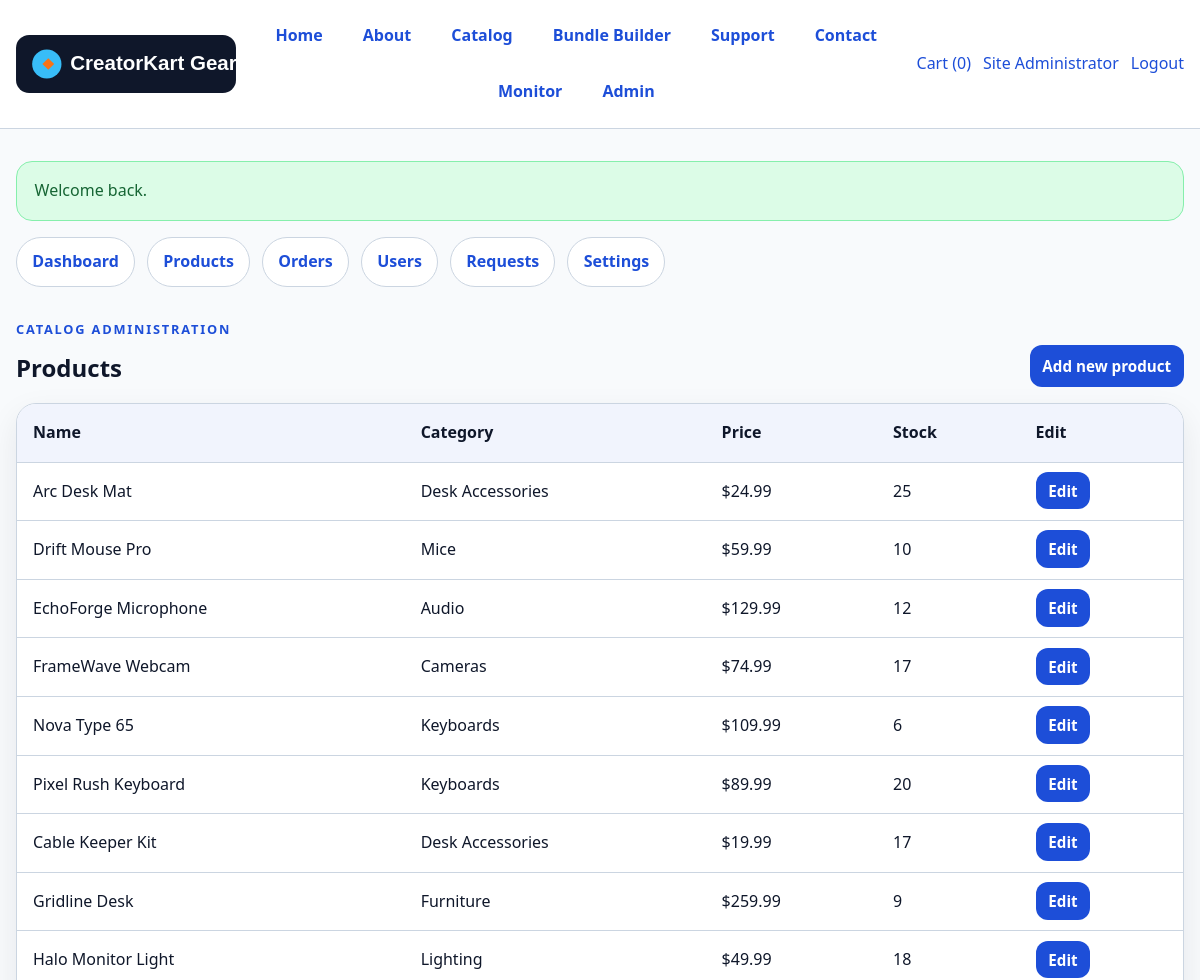
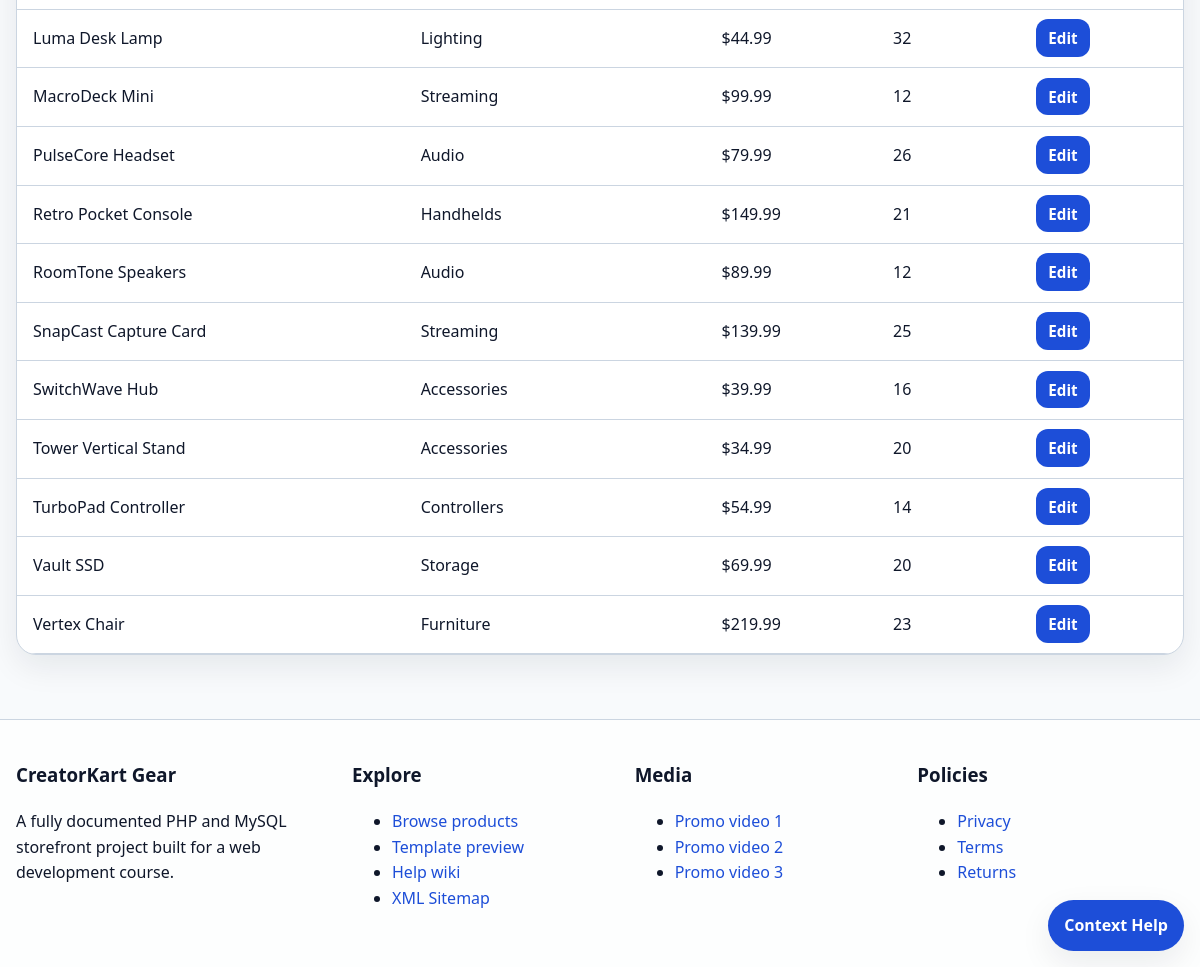
The page /products.php (signed in) on the database its author committed (2 pictures, top to bottom).
### tables this page shows
CREATE TABLE products (
    id INT AUTO_INCREMENT PRIMARY KEY,
    slug VARCHAR(120) NOT NULL UNIQUE,
    name VARCHAR(150) NOT NULL,
    category VARCHAR(80) NOT NULL,
    price DECIMAL(10,2) NOT NULL,
    summary VARCHAR(255) NOT NULL,
    description TEXT NOT NULL,
    image VARCHAR(255) NOT NULL,
    stock INT NOT NULL DEFAULT 0,
    option1_name VARCHAR(100) NOT NULL,
    option1_values VARCHAR(255) NOT NULL,
    option2_name VARCHAR(100) NOT NULL,
    option2_values VARCHAR(255) NOT NULL,
    video_file VARCHAR(255) NOT NULL,
    audio_file VARCHAR(255) NOT NULL,
    is_featured TINYINT(1) NOT NULL DEFAULT 0,
    created_at DATETIME NOT NULL
);

### functions.php (called while the page is built, shortened)
<?php
function e(?string $value): string
{
    return htmlspecialchars((string) $value, ENT_QUOTES, 'UTF-8');
}
function all_products(?string $search = null, ?string $category = null): array
{
    $db = db();
    $sql = "SELECT * FROM products WHERE 1=1";
    $params = [];
    $sql .= " ORDER BY is_featured DESC, name ASC";
    $stmt = $db->prepare($sql);
    $stmt->execute();
    $result = $stmt->get_result();
    return $result->fetch_all(MYSQLI_ASSOC);
}
function currency(float $amount): string
{
    global $config;
    return ($config['currency_symbol'] ?? '$') . number_format($amount, 2);
}

### config.php (called while the page is built)
<?php
return [
    'site_name' => 'CreatorKart Gear',
    'base_url'  => '',
    'db' => [
        'host' => 'localhost',
        'name' => 'YOUR_MYSQL_DATABASE',
        'user' => 'YOUR_MYSQL_USERNAME',
        'pass' => 'YOUR_MYSQL_PASSWORD',
        'port' => 3306,
    ],
    'uploads_dir' => __DIR__ . '/uploads',
    'default_theme' => 'classic',
    'currency_symbol' => '$',
    'demo_admin_email' => 'admin@creatorkart.local',
];

### bootstrap.php (called while the page is built, shortened)
<?php
$config = require __DIR__ . '/../config.php';
require_once __DIR__ . '/functions.php';

### products.php (the view, shortened to what this page needs)
<?php
require_once __DIR__ . '/../includes/bootstrap.php';
$products = all_products();
include __DIR__ . '/../includes/header.php';
include __DIR__ . '/_nav.php';
?>
<section class="section-head">
    <div>
        <p class="eyebrow">Catalog Administration</p>
        <h1>Products</h1>
    </div>
    <a class="button tiny" href="product_edit.php">Add new product</a>
</section>
<div class="table-wrap">
    <table class="data-table">
        <thead>
            <tr>
                <th>Name</th>
                <th>Category</th>
                <th>Price</th>
                <th>Stock</th>
                <th>Edit</th>
            </tr>
        </thead>
        <tbody>
            <?php foreach ($products as $product): ?>
                <tr>
                    <td><?= e($product['name']) ?></td>
                    <td><?= e($product['category']) ?></td>
                    <td><?= currency((float) $product['price']) ?></td>
                    <td><?= (int) $product['stock'] ?></td>
                    <td><a class="button tiny" href="product_edit.php?id=<?= (int) $product['id'] ?>">Edit</a></td>
                </tr>
            <?php endforeach; ?>
        </tbody>
    </table>
</div>
<?php include __DIR__ . '/../includes/footer.php'; ?>

### style.css (style rules this page uses)
:root { --bg: #f8fafc; --panel: #ffffff; --panel-alt: #e2e8f0; --text: #0f172a; --muted: #475569; --accent: #1d4ed8; --accent-2: #f97316; --border: #cbd5e1; --success: #15803d; --danger: #b91c1c; --warning: #b45309; --shadow: 0 12px 32px rgba(15, 23, 42, 0.08); --radius: 20px; --container: 1180px; --hero-gradient: linear-gradient(135deg, #dbeafe 0%, #f8fafc 60%, #ffedd5 100%); --font-stack: "Segoe UI", Arial, Helvetica, sans-serif; }
* { box-sizing: border-box; }
html { scroll-behavior: smooth; }
body { margin: 0; background: var(--bg); color: var(--text); font-family: var(--font-stack); line-height: 1.6; }
a { color: var(--accent); text-decoration: none; }
.eyebrow { text-transform: uppercase; letter-spacing: 0.14em; font-size: 0.8rem; font-weight: 800; color: var(--accent); margin: 0 0 0.6rem; }
.button, button { appearance: none; border: none; cursor: pointer; background: var(--accent); color: white; border-radius: 14px; padding: 0.8rem 1rem; font-weight: 700; transition: transform 0.2s ease, opacity 0.2s ease; }
.button.tiny, button.tiny { padding: 0.55rem 0.8rem; border-radius: 12px; font-size: 0.95rem; }
.section-head { display: flex; gap: 1rem; justify-content: space-between; align-items: end; margin: 2rem 0 1rem; }
.section-head h1, .section-head h2 { margin: 0; }
.table-wrap { overflow-x: auto; background: var(--panel); border: 1px solid var(--border); border-radius: var(--radius); box-shadow: var(--shadow); }
.data-table { width: 100%; border-collapse: collapse; }
.data-table th, .data-table td { padding: 1rem; border-bottom: 1px solid var(--border); text-align: left; vertical-align: top; }
.data-table th { background: color-mix(in srgb, var(--accent) 6%, white); }

### rows shown on the page
products: name "Arc Desk Mat", category "Desk Accessories", price "$24.99", stock "25"
products: name "Drift Mouse Pro", category "Mice", price "$59.99", stock "10"
products: name "EchoForge Microphone", category "Audio", price "$129.99", stock "12"
products: name "FrameWave Webcam", category "Cameras", price "$74.99", stock "17"
products: name "Nova Type 65", category "Keyboards", price "$109.99", stock "6"
products: name "Pixel Rush Keyboard", category "Keyboards", price "$89.99", stock "20"
products: name "Cable Keeper Kit", category "Desk Accessories", price "$19.99", stock "17"
products: name "Gridline Desk", category "Furniture", price "$259.99", stock "9"
products: name "Halo Monitor Light", category "Lighting", price "$49.99", stock "18"
products: name "Luma Desk Lamp", category "Lighting", price "$44.99", stock "32"
products: name "MacroDeck Mini", category "Streaming", price "$99.99", stock "12"
products: name "PulseCore Headset", category "Audio", price "$79.99", stock "26"
products: name "Retro Pocket Console", category "Handhelds", price "$149.99", stock "21"
products: name "RoomTone Speakers", category "Audio", price "$89.99", stock "12"
products: name "SnapCast Capture Card", category "Streaming", price "$139.99", stock "25"
products: name "SwitchWave Hub", category "Accessories", price "$39.99", stock "16"
products: name "Tower Vertical Stand", category "Accessories", price "$34.99", stock "20"
products: name "TurboPad Controller", category "Controllers", price "$54.99", stock "14"
products: name "Vault SSD", category "Storage", price "$69.99", stock "20"
products: name "Vertex Chair", category "Furniture", price "$219.99", stock "23"

### other values the page prints
cart_count() "0"
$currentUser['full_name'] "Site Administrator"
$flash['message'] "Welcome back."
